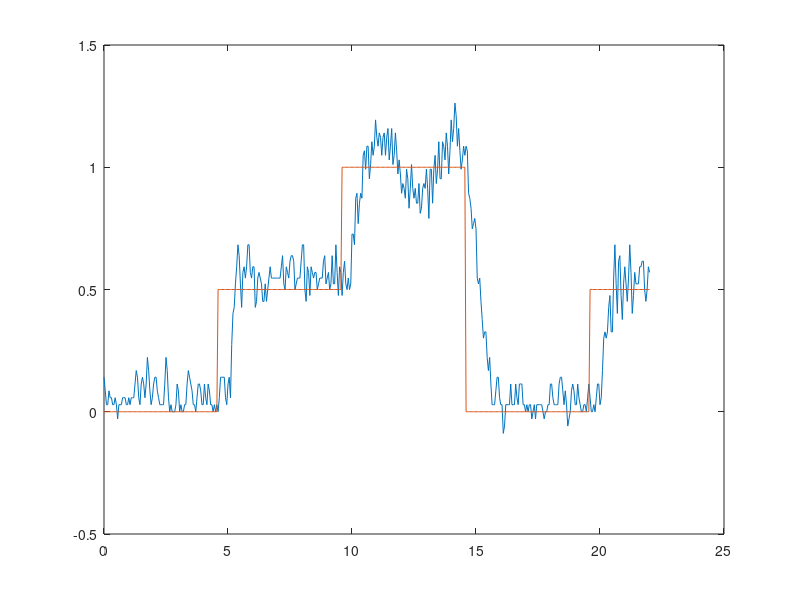

This figure's MATLAB source:
stepSUB=[-0.116965, 0.000000, 0.116965;
-0.088125, 0.000000, 0.088125;
-0.059597, 0.000000, 0.059597;
-0.088125, 0.000000, 0.088125;
-0.088125, 0.000000, 0.088125;
-0.088125, 0.000000, 0.088125;
-0.116965, 0.000000, 0.116965;
-0.116965, 0.000000, 0.116965;
-0.088125, 0.000000, 0.088125;
-0.116965, 0.000000, 0.116965;
-0.116965, 0.000000, 0.116965;
-0.031375, 0.000000, 0.031375;
0.024178, 0.000000, -0.024178;
-0.146114, 0.000000, 0.146114;
-0.116965, 0.000000, 0.116965;
-0.088125, 0.000000, 0.088125;
-0.146114, 0.000000, 0.146114;
-0.175583, 0.000000, 0.175583;
-0.116965, 0.000000, 0.116965;
-0.088125, 0.000000, 0.088125;
-0.116965, 0.000000, 0.116965;
-0.116965, 0.000000, 0.116965;
-0.088125, 0.000000, 0.088125;
-0.088125, 0.000000, 0.088125;
-0.088125, 0.000000, 0.088125;
-0.088125, 0.000000, 0.088125;
-0.088125, 0.000000, 0.088125;
-0.116965, 0.000000, 0.116965;
-0.088125, 0.000000, 0.088125;
-0.088125, 0.000000, 0.088125;
-0.116965, 0.000000, 0.116965;
-0.088125, 0.000000, 0.088125;
-0.116965, 0.000000, 0.116965;
-0.088125, 0.000000, 0.088125;
-0.116965, 0.000000, 0.116965;
-0.088125, 0.000000, 0.088125;
-0.088125, 0.000000, 0.088125;
-0.088125, 0.000000, 0.088125;
-0.003450, 0.000000, 0.003450;
0.024178, 0.000000, -0.024178;
0.024178, 0.000000, -0.024178;
-0.088125, 0.000000, 0.088125;
-0.031375, 0.000000, 0.031375;
-0.059597, 0.000000, 0.059597;
-0.088125, 0.000000, 0.088125;
-0.031375, 0.000000, 0.031375;
-0.031375, 0.000000, 0.031375;
-0.088125, 0.000000, 0.088125;
-0.088125, 0.000000, 0.088125;
-0.031375, 0.000000, 0.031375;
-0.059597, 0.000000, 0.059597;
-0.088125, 0.000000, 0.088125;
-0.088125, 0.000000, 0.088125;
-0.088125, 0.000000, 0.088125;
-0.088125, 0.000000, 0.088125;
-0.088125, 0.000000, 0.088125;
-0.088125, 0.000000, 0.088125;
-0.088125, 0.000000, 0.088125;
-0.088125, 0.000000, 0.088125;
-0.088125, 0.000000, 0.088125;
-0.088125, 0.000000, 0.088125;
-0.088125, 0.000000, 0.088125;
-0.088125, 0.000000, 0.088125;
-0.088125, 0.000000, 0.088125;
-0.088125, 0.000000, 0.088125;
-0.059597, 0.000000, 0.059597;
-0.088125, 0.000000, 0.088125;
-0.088125, 0.000000, 0.088125;
-0.059597, 0.000000, 0.059597;
-0.088125, 0.000000, 0.088125;
-0.088125, 0.000000, 0.088125;
-0.088125, 0.000000, 0.088125;
-0.059597, 0.000000, 0.059597;
-0.088125, 0.000000, 0.088125;
-0.088125, 0.000000, 0.088125;
-0.088125, 0.000000, 0.088125;
-0.088125, 0.000000, 0.088125;
-0.088125, 0.000000, 0.088125;
-0.088125, 0.000000, 0.088125;
-0.146114, 0.000000, 0.146114;
-0.116965, 0.000000, 0.116965;
-0.088125, 0.000000, 0.088125;
-0.088125, 0.000000, 0.088125;
-0.088125, 0.000000, 0.088125;
-0.088125, 0.000000, 0.088125;
-0.088125, 0.000000, 0.088125;
-0.059597, 0.000000, 0.059597;
-0.088125, 0.000000, 0.088125;
-0.088125, 0.000000, 0.088125;
-0.088125, 0.000000, 0.088125;
-0.088125, 0.000000, 0.088125;
-0.088125, 0.000000, 0.088125;
-0.088125, 0.000000, 0.088125;
-0.116965, 0.000000, 0.116965;
-0.088125, 0.000000, 0.088125;
-0.088125, 0.000000, 0.088125;
-0.088125, 0.000000, 0.088125;
-0.088125, 0.000000, 0.088125;
-0.088125, 0.000000, 0.088125;
-0.088125, 1.000000, 1.088125;
-0.116965, 1.000000, 1.116965;
-0.116965, 1.000000, 1.116965;
-0.146114, 1.000000, 1.146114;
-0.116965, 1.000000, 1.116965;
-0.003450, 1.000000, 1.003450;
-0.059597, 1.000000, 1.059597;
0.051515, 1.000000, 0.948485;
0.184011, 1.000000, 0.815989;
0.184011, 1.000000, 0.815989;
0.184011, 1.000000, 0.815989;
0.475939, 1.000000, 0.524061;
0.587846, 1.000000, 0.412154;
0.429651, 1.000000, 0.570349;
0.673648, 1.000000, 0.326352;
0.816422, 1.000000, 0.183578;
0.694607, 1.000000, 0.305393;
0.673648, 1.000000, 0.326352;
0.796576, 1.000000, 0.203424;
0.715376, 1.000000, 0.284624;
0.776551, 1.000000, 0.223449;
0.931866, 1.000000, 0.068134;
0.931866, 1.000000, 0.068134;
0.931866, 1.000000, 0.068134;
1.111435, 1.000000, -0.111435;
1.076732, 1.000000, -0.076732;
1.005538, 1.000000, -0.005538;
1.128574, 1.000000, -0.128574;
1.111435, 1.000000, -0.111435;
0.969022, 1.000000, 0.030978;
1.094155, 1.000000, -0.094155;
1.128574, 1.000000, -0.128574;
1.005538, 1.000000, -0.005538;
0.987357, 1.000000, 0.012643;
1.059158, 1.000000, -0.059158;
0.913049, 1.000000, 0.086951;
0.874910, 1.000000, 0.125090;
0.950526, 1.000000, 0.049474;
0.913049, 1.000000, 0.086951;
0.950526, 1.000000, 0.049474;
1.041439, 1.000000, -0.041439;
0.987357, 1.000000, 0.012643;
1.005538, 1.000000, -0.005538;
1.041439, 1.000000, -0.041439;
0.950526, 1.000000, 0.049474;
0.931866, 1.000000, 0.068134;
1.023565, 1.000000, -0.023565;
0.855585, 1.000000, 0.144415;
0.816422, 1.000000, 0.183578;
0.987357, 1.000000, 0.012643;
0.855585, 1.000000, 0.144415;
0.715376, 1.000000, 0.284624;
0.931866, 1.000000, 0.068134;
0.855585, 1.000000, 0.144415;
0.735952, 1.000000, 0.264048;
0.894062, 1.000000, 0.105938;
0.931866, 1.000000, 0.068134;
0.816422, 1.000000, 0.183578;
0.931866, 1.000000, 0.068134;
0.969022, 1.000000, 0.030978;
0.796576, 1.000000, 0.203424;
0.855585, 1.000000, 0.144415;
0.969022, 1.000000, 0.030978;
0.796576, 1.000000, 0.203424;
0.855585, 1.000000, 0.144415;
1.005538, 1.000000, -0.005538;
0.913049, 1.000000, 0.086951;
0.931866, 1.000000, 0.068134;
1.023565, 1.000000, -0.023565;
0.931866, 1.000000, 0.068134;
0.969022, 1.000000, 0.030978;
1.094155, 1.000000, -0.094155;
1.023565, 1.000000, -0.023565;
0.950526, 1.000000, 0.049474;
1.059158, 1.000000, -0.059158;
1.076732, 1.000000, -0.076732;
0.913049, 1.000000, 0.086951;
1.023565, 1.000000, -0.023565;
1.128574, 1.000000, -0.128574;
0.950526, 1.000000, 0.049474;
0.913049, 1.000000, 0.086951;
0.987357, 1.000000, 0.012643;
0.836090, 1.000000, 0.163910;
0.894062, 1.000000, 0.105938;
0.987357, 1.000000, 0.012643;
0.894062, 1.000000, 0.105938;
0.913049, 1.000000, 0.086951;
0.913049, 1.000000, 0.086951;
0.816422, 1.000000, 0.183578;
0.836090, 1.000000, 0.163910;
0.913049, 1.000000, 0.086951;
0.855585, 1.000000, 0.144415;
0.894062, 1.000000, 0.105938;
0.969022, 1.000000, 0.030978;
0.874910, 1.000000, 0.125090;
0.931866, 1.000000, 0.068134;
0.987357, 1.000000, 0.012643;
0.894062, 1.000000, 0.105938;
0.894062, 1.000000, 0.105938;
0.950526, 1.000000, 0.049474;
0.836090, 1.000000, 0.163910;
0.913049, 1.000000, 0.086951;
0.969022, 1.000000, 0.030978;
0.913049, 1.000000, 0.086951;
0.874910, 1.000000, 0.125090;
0.950526, 1.000000, 0.049474;
0.894062, 1.000000, 0.105938;
0.874910, 1.000000, 0.125090;
0.913049, 1.000000, 0.086951;
0.874910, 1.000000, 0.125090;
0.855585, 1.000000, 0.144415;
0.969022, 1.000000, 0.030978;
0.950526, 1.000000, 0.049474;
0.836090, 1.000000, 0.163910;
0.894062, 1.000000, 0.105938;
0.969022, 1.000000, 0.030978;
0.836090, 1.000000, 0.163910;
0.836090, 1.000000, 0.163910;
0.969022, 1.000000, 0.030978;
0.894062, 1.000000, 0.105938;
0.816422, 1.000000, 0.183578;
0.855585, 1.000000, 0.144415;
0.796576, 1.000000, 0.203424;
0.756343, 1.000000, 0.243657;
0.776551, 1.000000, 0.223449;
0.836090, 1.000000, 0.163910;
0.913049, 1.000000, 0.086951;
0.913049, 1.000000, 0.086951;
0.894062, 1.000000, 0.105938;
0.796576, 1.000000, 0.203424;
0.836090, 1.000000, 0.163910;
0.816422, 1.000000, 0.183578;
0.673648, 1.000000, 0.326352;
0.673648, 1.000000, 0.326352;
0.855585, 1.000000, 0.144415;
0.874910, 1.000000, 0.125090;
0.816422, 1.000000, 0.183578;
0.855585, 1.000000, 0.144415;
0.874910, 1.000000, 0.125090;
0.816422, 1.000000, 0.183578;
0.855585, 1.000000, 0.144415;
0.931866, 1.000000, 0.068134;
0.874910, 1.000000, 0.125090;
0.855585, 1.000000, 0.144415;
0.874910, 1.000000, 0.125090;
0.855585, 1.000000, 0.144415;
0.836090, 1.000000, 0.163910;
0.836090, 1.000000, 0.163910;
0.816422, 1.000000, 0.183578;
0.816422, 1.000000, 0.183578;
0.894062, 1.000000, 0.105938;
0.836090, 1.000000, 0.163910;
0.855585, 1.000000, 0.144415;
0.913049, 1.000000, 0.086951;
0.836090, 1.000000, 0.163910;
0.735952, 1.000000, 0.264048;
0.796576, 1.000000, 0.203424;
0.776551, 1.000000, 0.223449;
0.796576, 1.000000, 0.203424;
0.894062, 1.000000, 0.105938;
0.816422, 1.000000, 0.183578;
0.776551, 1.000000, 0.223449;
0.836090, 1.000000, 0.163910;
0.796576, 1.000000, 0.203424;
0.715376, 1.000000, 0.284624;
0.756343, 1.000000, 0.243657;
0.756343, 1.000000, 0.243657;
0.756343, 1.000000, 0.243657;
0.874910, 1.000000, 0.125090;
0.855585, 1.000000, 0.144415;
0.735952, 1.000000, 0.264048;
0.796576, 1.000000, 0.203424;
0.816422, 1.000000, 0.183578;
0.735952, 1.000000, 0.264048;
0.796576, 1.000000, 0.203424;
0.894062, 1.000000, 0.105938;
0.756343, 1.000000, 0.243657;
0.776551, 1.000000, 0.223449;
0.931866, 1.000000, 0.068134;
0.874910, 1.000000, 0.125090;
0.756343, 1.000000, 0.243657;
0.913049, 1.000000, 0.086951;
0.874910, 1.000000, 0.125090;
0.694607, 1.000000, 0.305393;
0.836090, 1.000000, 0.163910;
0.796576, 1.000000, 0.203424;
0.652497, 1.000000, 0.347503;
0.796576, 1.000000, 0.203424;
0.796576, 1.000000, 0.203424;
0.715376, 1.000000, 0.284624;
0.776551, 1.000000, 0.223449;
0.855585, 1.000000, 0.144415;
0.735952, 1.000000, 0.264048;
0.816422, 1.000000, 0.183578;
0.796576, 1.000000, 0.203424;
0.609598, 1.000000, 0.390402;
0.776551, 1.000000, 0.223449;
0.894062, 1.000000, 0.105938;
0.694607, 1.000000, 0.305393;
0.776551, 1.000000, 0.223449;
0.987357, 1.000000, 0.012643;
0.874910, 1.000000, 0.125090;
0.776551, 1.000000, 0.223449;
0.931866, 1.000000, 0.068134;
0.874910, 1.000000, 0.125090;
0.715376, 1.000000, 0.284624;
0.836090, 1.000000, 0.163910;
0.836090, 1.000000, 0.163910;
0.836090, 1.000000, 0.163910;
0.987357, 1.000000, 0.012643;
0.987357, 1.000000, 0.012643;
0.816422, 1.000000, 0.183578;
0.894062, 1.000000, 0.105938;
0.969022, 1.000000, 0.030978;
0.874910, 1.000000, 0.125090;
0.950526, 1.000000, 0.049474;
1.059158, 1.000000, -0.059158;
0.855585, 1.000000, 0.144415;
0.894062, 1.000000, 0.105938;
1.023565, 1.000000, -0.023565;
0.894062, 1.000000, 0.105938;
0.855585, 1.000000, 0.144415;
1.005538, 1.000000, -0.005538;
0.874910, 1.000000, 0.125090;
0.894062, 1.000000, 0.105938;
1.023565, 1.000000, -0.023565;
1.023565, 1.000000, -0.023565;
1.005538, 1.000000, -0.005538;
1.162423, 1.000000, -0.162423;
1.145567, 1.000000, -0.145567;
0.950526, 1.000000, 0.049474;
1.023565, 1.000000, -0.023565;
1.162423, 1.000000, -0.162423;
1.059158, 1.000000, -0.059158;
0.913049, 1.000000, 0.086951;
1.041439, 1.000000, -0.041439;
1.041439, 1.000000, -0.041439;
0.969022, 1.000000, 0.030978;
0.874910, 1.000000, 0.125090;
0.913049, 1.000000, 0.086951;
0.969022, 1.000000, 0.030978;
0.950526, 1.000000, 0.049474;
0.894062, 1.000000, 0.105938;
0.894062, 1.000000, 0.105938;
0.894062, 1.000000, 0.105938;
0.855585, 1.000000, 0.144415;
0.796576, 1.000000, 0.203424;
0.796576, 1.000000, 0.203424;
0.836090, 1.000000, 0.163910;
0.816422, 1.000000, 0.183578;
0.715376, 1.000000, 0.284624;
0.735952, 1.000000, 0.264048;
0.836090, 1.000000, 0.163910;
0.796576, 1.000000, 0.203424;
0.735952, 1.000000, 0.264048;
0.776551, 1.000000, 0.223449;
0.776551, 1.000000, 0.223449;
0.756343, 1.000000, 0.243657;
0.735952, 1.000000, 0.264048;
0.776551, 1.000000, 0.223449;
0.776551, 1.000000, 0.223449;
0.776551, 1.000000, 0.223449;
0.776551, 1.000000, 0.223449;
0.715376, 1.000000, 0.284624;
0.776551, 1.000000, 0.223449;
0.776551, 1.000000, 0.223449;
0.735952, 1.000000, 0.264048;
0.715376, 1.000000, 0.284624;
0.694607, 1.000000, 0.305393;
0.756343, 1.000000, 0.243657;
0.735952, 1.000000, 0.264048;
0.694607, 1.000000, 0.305393;
0.694607, 1.000000, 0.305393;
0.756343, 1.000000, 0.243657;
0.776551, 1.000000, 0.223449;
0.673648, 1.000000, 0.326352;
0.673648, 1.000000, 0.326352;
0.694607, 1.000000, 0.305393;
0.587846, 1.000000, 0.412154;
0.652497, 1.000000, 0.347503;
0.673648, 1.000000, 0.326352;
0.756343, 1.000000, 0.243657;
0.776551, 1.000000, 0.223449;
0.776551, 1.000000, 0.223449;
0.776551, 1.000000, 0.223449;
0.715376, 1.000000, 0.284624;
0.816422, 1.000000, 0.183578;
0.913049, 1.000000, 0.086951;
0.874910, 1.000000, 0.125090;
0.796576, 1.000000, 0.203424;
0.855585, 1.000000, 0.144415;
0.913049, 1.000000, 0.086951;
0.836090, 1.000000, 0.163910;
0.694607, 1.000000, 0.305393;
0.715376, 1.000000, 0.284624;
0.816422, 1.000000, 0.183578;
0.816422, 1.000000, 0.183578;
0.816422, 1.000000, 0.183578;
0.836090, 1.000000, 0.163910;
0.776551, 1.000000, 0.223449;
0.694607, 1.000000, 0.305393;
0.694607, 1.000000, 0.305393;
0.694607, 1.000000, 0.305393;
0.673648, 1.000000, 0.326352;
0.796576, 1.000000, 0.203424;
0.950526, 1.000000, 0.049474;
0.874910, 1.000000, 0.125090;
0.796576, 1.000000, 0.203424;
0.836090, 1.000000, 0.163910;
0.796576, 1.000000, 0.203424;
0.715376, 1.000000, 0.284624;
0.816422, 1.000000, 0.183578;
0.894062, 1.000000, 0.105938;
0.816422, 1.000000, 0.183578;
0.796576, 1.000000, 0.203424;
0.874910, 1.000000, 0.125090;
0.913049, 1.000000, 0.086951;
0.776551, 1.000000, 0.223449;
0.735952, 1.000000, 0.264048;
0.796576, 1.000000, 0.203424;
0.894062, 1.000000, 0.105938;
0.913049, 1.000000, 0.086951;
0.913049, 1.000000, 0.086951;
0.969022, 1.000000, 0.030978;
0.969022, 1.000000, 0.030978;
0.894062, 1.000000, 0.105938;
0.894062, 1.000000, 0.105938;
0.913049, 1.000000, 0.086951;
0.776551, 1.000000, 0.223449;
0.673648, 1.000000, 0.326352;
0.836090, 1.000000, 0.163910;
0.894062, 1.000000, 0.105938;
0.816422, 1.000000, 0.183578;
0.816422, 1.000000, 0.183578;
0.894062, 1.000000, 0.105938;
0.874910, 1.000000, 0.125090;
0.796576, 1.000000, 0.203424;
0.816422, 1.000000, 0.183578;
0.836090, 1.000000, 0.163910;
0.836090, 1.000000, 0.163910;
0.836090, 1.000000, 0.163910;
0.836090, 1.000000, 0.163910;
0.836090, 1.000000, 0.163910;
0.796576, 1.000000, 0.203424;
0.816422, 1.000000, 0.183578;
0.776551, 1.000000, 0.223449;
0.756343, 1.000000, 0.243657;
0.756343, 1.000000, 0.243657;
0.816422, 1.000000, 0.183578;
0.816422, 1.000000, 0.183578;
0.776551, 1.000000, 0.223449;
0.816422, 1.000000, 0.183578;
0.776551, 1.000000, 0.223449;
0.816422, 1.000000, 0.183578;
0.756343, 1.000000, 0.243657;
0.631147, 1.000000, 0.368853;
0.673648, 1.000000, 0.326352;
0.735952, 1.000000, 0.264048;
0.652497, 1.000000, 0.347503;
0.673648, 1.000000, 0.326352;
0.796576, 1.000000, 0.203424;
0.796576, 1.000000, 0.203424;
0.816422, 1.000000, 0.183578;
0.894062, 1.000000, 0.105938;
0.950526, 1.000000, 0.049474;
0.874910, 1.000000, 0.125090;
0.913049, 1.000000, 0.086951;
0.894062, 1.000000, 0.105938;
0.816422, 1.000000, 0.183578;
0.715376, 1.000000, 0.284624;
0.756343, 1.000000, 0.243657;
0.816422, 1.000000, 0.183578;
0.796576, 1.000000, 0.203424;
0.894062, 1.000000, 0.105938;
0.950526, 1.000000, 0.049474;
0.894062, 1.000000, 0.105938;
0.855585, 1.000000, 0.144415;
0.950526, 1.000000, 0.049474;
0.931866, 1.000000, 0.068134;
0.874910, 1.000000, 0.125090;
0.950526, 1.000000, 0.049474;
0.987357, 1.000000, 0.012643;
0.836090, 1.000000, 0.163910;
0.931866, 1.000000, 0.068134;
1.023565, 1.000000, -0.023565;
0.776551, 1.000000, 0.223449;
0.776551, 1.000000, 0.223449;
0.894062, 1.000000, 0.105938;
0.855585, 1.000000, 0.144415;
0.913049, 1.000000, 0.086951;
1.041439, 1.000000, -0.041439;
1.076732, 1.000000, -0.076732;
1.005538, 1.000000, -0.005538;
1.041439, 1.000000, -0.041439;
1.128574, 1.000000, -0.128574;
1.041439, 1.000000, -0.041439;
0.931866, 1.000000, 0.068134;
0.969022, 1.000000, 0.030978;
0.950526, 1.000000, 0.049474;
0.913049, 1.000000, 0.086951;
1.059158, 1.000000, -0.059158;
1.179138, 1.000000, -0.179138;
1.128574, 1.000000, -0.128574;
1.059158, 1.000000, -0.059158;
1.111435, 1.000000, -0.111435;
1.145567, 1.000000, -0.145567;
0.950526, 1.000000, 0.049474;
0.950526, 1.000000, 0.049474;
1.041439, 1.000000, -0.041439;
0.969022, 1.000000, 0.030978;
0.969022, 1.000000, 0.030978;
1.005538, 1.000000, -0.005538;
1.005538, 1.000000, -0.005538;
1.005538, 1.000000, -0.005538;
1.005538, 1.000000, -0.005538;
1.005538, 1.000000, -0.005538;
0.950526, 1.000000, 0.049474;
0.950526, 1.000000, 0.049474;
0.894062, 1.000000, 0.105938;
0.913049, 1.000000, 0.086951;
0.894062, 1.000000, 0.105938;
0.874910, 1.000000, 0.125090;
0.816422, 1.000000, 0.183578;
0.776551, 1.000000, 0.223449;
0.776551, 1.000000, 0.223449;
0.776551, 1.000000, 0.223449;
0.776551, 1.000000, 0.223449;
0.715376, 1.000000, 0.284624;
0.796576, 1.000000, 0.203424;
0.836090, 1.000000, 0.163910;
0.855585, 1.000000, 0.144415;
0.894062, 1.000000, 0.105938;
0.776551, 1.000000, 0.223449;
0.715376, 1.000000, 0.284624;
0.694607, 1.000000, 0.305393;
0.715376, 1.000000, 0.284624;
0.694607, 1.000000, 0.305393;
0.756343, 1.000000, 0.243657;
0.735952, 1.000000, 0.264048;
0.776551, 1.000000, 0.223449;
0.836090, 1.000000, 0.163910;
0.756343, 1.000000, 0.243657;
0.694607, 1.000000, 0.305393;
0.694607, 1.000000, 0.305393;
0.694607, 1.000000, 0.305393;
0.694607, 1.000000, 0.305393;
0.796576, 1.000000, 0.203424;
0.931866, 1.000000, 0.068134;
1.023565, 1.000000, -0.023565;
0.874910, 1.000000, 0.125090;
0.836090, 1.000000, 0.163910;
0.950526, 1.000000, 0.049474;
0.931866, 1.000000, 0.068134;
0.756343, 1.000000, 0.243657;
0.894062, 1.000000, 0.105938;
1.005538, 1.000000, -0.005538;
0.874910, 1.000000, 0.125090;
0.874910, 1.000000, 0.125090;
0.969022, 1.000000, 0.030978;
0.969022, 1.000000, 0.030978;
1.059158, 1.000000, -0.059158;
1.162423, 1.000000, -0.162423;
1.128574, 1.000000, -0.128574;
0.969022, 1.000000, 0.030978;
0.950526, 1.000000, 0.049474;
0.987357, 1.000000, 0.012643;
0.950526, 1.000000, 0.049474;
0.894062, 1.000000, 0.105938;
0.894062, 1.000000, 0.105938;
0.913049, 1.000000, 0.086951;
0.874910, 1.000000, 0.125090;
0.894062, 1.000000, 0.105938;
0.969022, 1.000000, 0.030978;
1.023565, 1.000000, -0.023565;
1.023565, 1.000000, -0.023565;
0.950526, 1.000000, 0.049474;
0.855585, 1.000000, 0.144415;
0.836090, 1.000000, 0.163910;
0.913049, 1.000000, 0.086951;
0.855585, 1.000000, 0.144415;
0.776551, 1.000000, 0.223449;
0.796576, 1.000000, 0.203424;
0.874910, 1.000000, 0.125090;
0.913049, 1.000000, 0.086951;
0.756343, 1.000000, 0.243657;
0.735952, 1.000000, 0.264048;
0.816422, 1.000000, 0.183578;
0.816422, 1.000000, 0.183578;
0.756343, 1.000000, 0.243657;
0.816422, 1.000000, 0.183578;
0.836090, 1.000000, 0.163910;
0.816422, 1.000000, 0.183578;
0.796576, 1.000000, 0.203424;
0.776551, 1.000000, 0.223449;
0.694607, 1.000000, 0.305393;
0.715376, 1.000000, 0.284624;
0.836090, 1.000000, 0.163910;
0.913049, 1.000000, 0.086951;
0.836090, 1.000000, 0.163910;
0.816422, 1.000000, 0.183578;
0.855585, 1.000000, 0.144415;
0.836090, 1.000000, 0.163910;
0.776551, 1.000000, 0.223449;
0.756343, 1.000000, 0.243657;
0.756343, 1.000000, 0.243657;
0.756343, 1.000000, 0.243657;
0.816422, 1.000000, 0.183578;
0.894062, 1.000000, 0.105938;
0.894062, 1.000000, 0.105938;
0.855585, 1.000000, 0.144415;
0.855585, 1.000000, 0.144415;
0.855585, 1.000000, 0.144415;
0.715376, 1.000000, 0.284624;
0.816422, 1.000000, 0.183578;
0.894062, 1.000000, 0.105938;
0.913049, 1.000000, 0.086951;
0.855585, 1.000000, 0.144415;
0.894062, 1.000000, 0.105938;
0.874910, 1.000000, 0.125090;
0.855585, 1.000000, 0.144415;
0.855585, 1.000000, 0.144415;
0.796576, 1.000000, 0.203424;
0.776551, 1.000000, 0.223449;
0.836090, 1.000000, 0.163910;
0.894062, 1.000000, 0.105938;
0.913049, 1.000000, 0.086951;
0.855585, 1.000000, 0.144415;
0.874910, 1.000000, 0.125090;
0.913049, 1.000000, 0.086951;
0.931866, 1.000000, 0.068134;
0.931866, 1.000000, 0.068134;
0.931866, 1.000000, 0.068134;
0.874910, 1.000000, 0.125090;
0.796576, 1.000000, 0.203424;
0.735952, 1.000000, 0.264048;
0.756343, 1.000000, 0.243657;
0.715376, 1.000000, 0.284624;
0.735952, 1.000000, 0.264048;
0.836090, 1.000000, 0.163910;
0.855585, 1.000000, 0.144415;
0.913049, 1.000000, 0.086951;
0.913049, 1.000000, 0.086951;
0.855585, 1.000000, 0.144415;
0.796576, 1.000000, 0.203424;
0.715376, 1.000000, 0.284624;
0.694607, 1.000000, 0.305393;
0.694607, 1.000000, 0.305393;
0.694607, 1.000000, 0.305393;
0.735952, 1.000000, 0.264048;
0.816422, 1.000000, 0.183578;
0.855585, 1.000000, 0.144415;
0.836090, 1.000000, 0.163910;
0.796576, 1.000000, 0.203424;
0.735952, 1.000000, 0.264048;
0.694607, 1.000000, 0.305393;
0.756343, 1.000000, 0.243657;
0.894062, 1.000000, 0.105938;
0.931866, 1.000000, 0.068134;
0.913049, 1.000000, 0.086951;
0.874910, 1.000000, 0.125090;
0.855585, 1.000000, 0.144415;
0.855585, 1.000000, 0.144415;
0.776551, 1.000000, 0.223449;
0.816422, 1.000000, 0.183578;
0.913049, 1.000000, 0.086951;
0.913049, 1.000000, 0.086951;
0.894062, 1.000000, 0.105938;
0.969022, 1.000000, 0.030978;
1.041439, 1.000000, -0.041439;
1.005538, 1.000000, -0.005538;
0.931866, 1.000000, 0.068134;
0.874910, 1.000000, 0.125090;
0.931866, 1.000000, 0.068134;
1.059158, 1.000000, -0.059158;
0.987357, 1.000000, 0.012643;
0.894062, 1.000000, 0.105938;
0.874910, 1.000000, 0.125090;
0.874910, 1.000000, 0.125090;
0.756343, 1.000000, 0.243657;
0.715376, 1.000000, 0.284624;
0.756343, 1.000000, 0.243657;
0.816422, 1.000000, 0.183578;
0.894062, 1.000000, 0.105938;
0.931866, 1.000000, 0.068134;
0.987357, 1.000000, 0.012643;
0.950526, 1.000000, 0.049474;
0.836090, 1.000000, 0.163910;
0.673648, 1.000000, 0.326352;
0.652497, 1.000000, 0.347503;
0.735952, 1.000000, 0.264048;
0.776551, 1.000000, 0.223449;
0.913049, 1.000000, 0.086951;
1.023565, 1.000000, -0.023565;
0.987357, 1.000000, 0.012643;
0.816422, 1.000000, 0.183578;
0.894062, 1.000000, 0.105938;
0.855585, 1.000000, 0.144415;
0.756343, 1.000000, 0.243657;
0.950526, 1.000000, 0.049474;
0.950526, 1.000000, 0.049474;
0.816422, 1.000000, 0.183578;
1.041439, 1.000000, -0.041439;
1.094155, 1.000000, -0.094155;
0.913049, 1.000000, 0.086951;
1.005538, 1.000000, -0.005538;
1.128574, 1.000000, -0.128574;
1.005538, 1.000000, -0.005538;
1.041439, 1.000000, -0.041439;
1.212163, 1.000000, -0.212163;
1.076732, 1.000000, -0.076732;
1.005538, 1.000000, -0.005538;
1.076732, 1.000000, -0.076732;
0.987357, 1.000000, 0.012643;
0.913049, 1.000000, 0.086951;
1.076732, 1.000000, -0.076732;
1.023565, 1.000000, -0.023565;
0.950526, 1.000000, 0.049474;
1.128574, 1.000000, -0.128574;
1.212163, 1.000000, -0.212163;
0.913049, 1.000000, 0.086951;
0.931866, 1.000000, 0.068134;
1.094155, 1.000000, -0.094155;
0.950526, 1.000000, 0.049474;
1.111435, 1.000000, -0.111435;
1.292418, 1.000000, -0.292418;
1.094155, 1.000000, -0.094155;
0.894062, 1.000000, 0.105938;
1.041439, 1.000000, -0.041439;
1.076732, 1.000000, -0.076732;
0.874910, 1.000000, 0.125090;
0.969022, 1.000000, 0.030978;
1.041439, 1.000000, -0.041439;
1.005538, 1.000000, -0.005538;
1.162423, 1.000000, -0.162423;
1.212163, 1.000000, -0.212163;
1.111435, 1.000000, -0.111435;
0.969022, 1.000000, 0.030978;
1.005538, 1.000000, -0.005538;
1.059158, 1.000000, -0.059158;
1.041439, 1.000000, -0.041439;
1.023565, 1.000000, -0.023565;
1.094155, 1.000000, -0.094155;
1.179138, 1.000000, -0.179138;
1.145567, 1.000000, -0.145567;
1.005538, 1.000000, -0.005538;
0.874910, 1.000000, 0.125090;
0.836090, 1.000000, 0.163910;
0.816422, 1.000000, 0.183578;
0.816422, 1.000000, 0.183578;
0.894062, 1.000000, 0.105938;
0.987357, 1.000000, 0.012643;
1.005538, 1.000000, -0.005538;
0.913049, 1.000000, 0.086951;
0.796576, 1.000000, 0.203424;
0.735952, 1.000000, 0.264048;
0.652497, 1.000000, 0.347503;
0.652497, 1.000000, 0.347503;
0.735952, 1.000000, 0.264048;
0.796576, 1.000000, 0.203424;
0.874910, 1.000000, 0.125090;
0.913049, 1.000000, 0.086951;
0.836090, 1.000000, 0.163910;
0.735952, 1.000000, 0.264048;
0.694607, 1.000000, 0.305393;
0.673648, 1.000000, 0.326352;
0.715376, 1.000000, 0.284624;
0.855585, 1.000000, 0.144415;
0.969022, 1.000000, 0.030978;
1.005538, 1.000000, -0.005538;
0.931866, 1.000000, 0.068134;
0.855585, 1.000000, 0.144415;
0.913049, 1.000000, 0.086951;
0.855585, 1.000000, 0.144415;
0.735952, 1.000000, 0.264048;
0.874910, 1.000000, 0.125090;
1.041439, 1.000000, -0.041439;
1.145567, 1.000000, -0.145567;
1.212163, 1.000000, -0.212163;
1.145567, 1.000000, -0.145567;
1.145567, 1.000000, -0.145567;
1.094155, 1.000000, -0.094155;
0.987357, 1.000000, 0.012643;
1.094155, 1.000000, -0.094155;
1.179138, 1.000000, -0.179138;
1.162423, 1.000000, -0.162423;
1.145567, 1.000000, -0.145567;
1.308090, 1.000000, -0.308090;
1.339057, 1.000000, -0.339057;
1.162423, 1.000000, -0.162423;
1.111435, 1.000000, -0.111435;
1.128574, 1.000000, -0.128574;
1.145567, 1.000000, -0.145567;
1.195718, 1.000000, -0.195718;
1.339057, 1.000000, -0.339057;
1.369540, 1.000000, -0.369540;
1.308090, 1.000000, -0.308090;
1.228476, 1.000000, -0.228476;
1.212163, 1.000000, -0.212163;
1.145567, 1.000000, -0.145567;
0.987357, 1.000000, 0.012643;
1.128574, 1.000000, -0.128574;
1.260705, 1.000000, -0.260705;
1.244655, 1.000000, -0.244655;
1.111435, 1.000000, -0.111435;
1.111435, 1.000000, -0.111435;
1.145567, 1.000000, -0.145567;
1.094155, 1.000000, -0.094155;
1.005538, 1.000000, -0.005538;
1.094155, 1.000000, -0.094155;
1.179138, 1.000000, -0.179138;
1.195718, 1.000000, -0.195718;
1.059158, 1.000000, -0.059158;
1.059158, 1.000000, -0.059158;
1.128574, 1.000000, -0.128574;
1.094155, 1.000000, -0.094155;
0.987357, 1.000000, 0.012643;
1.041439, 1.000000, -0.041439;
1.228476, 1.000000, -0.228476;
1.145567, 1.000000, -0.145567;
0.950526, 1.000000, 0.049474;
1.023565, 1.000000, -0.023565;
1.094155, 1.000000, -0.094155;
0.913049, 1.000000, 0.086951;
0.855585, 1.000000, 0.144415;
1.023565, 1.000000, -0.023565;
1.128574, 1.000000, -0.128574;
0.987357, 1.000000, 0.012643;
0.874910, 1.000000, 0.125090;
0.969022, 1.000000, 0.030978;
0.969022, 1.000000, 0.030978;
0.874910, 1.000000, 0.125090;
0.796576, 1.000000, 0.203424;
0.796576, 1.000000, 0.203424;
0.874910, 1.000000, 0.125090;
0.931866, 1.000000, 0.068134;
0.855585, 1.000000, 0.144415;
0.776551, 1.000000, 0.223449;
0.816422, 1.000000, 0.183578;
0.776551, 1.000000, 0.223449;
0.694607, 1.000000, 0.305393;
0.735952, 1.000000, 0.264048;
0.816422, 1.000000, 0.183578;
0.855585, 1.000000, 0.144415;
0.913049, 1.000000, 0.086951;
0.874910, 1.000000, 0.125090;
0.855585, 1.000000, 0.144415;
0.987357, 1.000000, 0.012643;
1.005538, 1.000000, -0.005538;
0.950526, 1.000000, 0.049474;
1.111435, 1.000000, -0.111435;
1.179138, 1.000000, -0.179138;
1.094155, 1.000000, -0.094155;
1.162423, 1.000000, -0.162423;
1.128574, 1.000000, -0.128574;
0.931866, 1.000000, 0.068134;
0.874910, 1.000000, 0.125090;
0.894062, 1.000000, 0.105938;
0.969022, 1.000000, 0.030978;
0.969022, 1.000000, 0.030978;
1.041439, 1.000000, -0.041439;
1.244655, 1.000000, -0.244655;
1.244655, 1.000000, -0.244655;
1.128574, 1.000000, -0.128574;
1.023565, 1.000000, -0.023565;
1.041439, 1.000000, -0.041439;
1.059158, 1.000000, -0.059158;
1.005538, 1.000000, -0.005538;
0.987357, 1.000000, 0.012643;
0.987357, 1.000000, 0.012643;
1.041439, 1.000000, -0.041439;
1.111435, 1.000000, -0.111435;
1.041439, 1.000000, -0.041439;
];

stairSUB=[
0.024178, 0.000000, -0.024178;
-0.031375, 0.000000, 0.031375;
-0.088125, 0.000000, 0.088125;
-0.088125, 0.000000, 0.088125;
-0.031375, 0.000000, 0.031375;
-0.059597, 0.000000, 0.059597;
-0.059597, 0.000000, 0.059597;
-0.088125, 0.000000, 0.088125;
-0.088125, 0.000000, 0.088125;
-0.059597, 0.000000, 0.059597;
-0.088125, 0.000000, 0.088125;
-0.146114, 0.000000, 0.146114;
-0.088125, 0.000000, 0.088125;
-0.088125, 0.000000, 0.088125;
-0.088125, 0.000000, 0.088125;
-0.059597, 0.000000, 0.059597;
-0.059597, 0.000000, 0.059597;
-0.059597, 0.000000, 0.059597;
-0.088125, 0.000000, 0.088125;
-0.088125, 0.000000, 0.088125;
-0.059597, 0.000000, 0.059597;
-0.088125, 0.000000, 0.088125;
-0.059597, 0.000000, 0.059597;
-0.059597, 0.000000, 0.059597;
-0.059597, 0.000000, 0.059597;
-0.003450, 0.000000, 0.003450;
0.051515, 0.000000, -0.051515;
0.024178, 0.000000, -0.024178;
-0.059597, 0.000000, 0.059597;
-0.088125, 0.000000, 0.088125;
-0.003450, 0.000000, 0.003450;
0.024178, 0.000000, -0.024178;
-0.003450, 0.000000, 0.003450;
-0.059597, 0.000000, 0.059597;
-0.003450, 0.000000, 0.003450;
0.105339, 0.000000, -0.105339;
0.051515, 0.000000, -0.051515;
-0.031375, 0.000000, 0.031375;
-0.088125, 0.000000, 0.088125;
-0.059597, 0.000000, 0.059597;
-0.003450, 0.000000, 0.003450;
0.024178, 0.000000, -0.024178;
0.024178, 0.000000, -0.024178;
-0.031375, 0.000000, 0.031375;
-0.059597, 0.000000, 0.059597;
-0.088125, 0.000000, 0.088125;
-0.088125, 0.000000, 0.088125;
-0.088125, 0.000000, 0.088125;
-0.088125, 0.000000, 0.088125;
-0.003450, 0.000000, 0.003450;
0.105339, 0.000000, -0.105339;
0.051515, 0.000000, -0.051515;
-0.059597, 0.000000, 0.059597;
-0.116965, 0.000000, 0.116965;
-0.088125, 0.000000, 0.088125;
-0.116965, 0.000000, 0.116965;
-0.116965, 0.000000, 0.116965;
-0.116965, 0.000000, 0.116965;
-0.088125, 0.000000, 0.088125;
-0.003450, 0.000000, 0.003450;
-0.031375, 0.000000, 0.031375;
-0.116965, 0.000000, 0.116965;
-0.088125, 0.000000, 0.088125;
-0.116965, 0.000000, 0.116965;
-0.116965, 0.000000, 0.116965;
-0.088125, 0.000000, 0.088125;
-0.088125, 0.000000, 0.088125;
-0.003450, 0.000000, 0.003450;
0.051515, 0.000000, -0.051515;
0.024178, 0.000000, -0.024178;
-0.003450, 0.000000, 0.003450;
-0.031375, 0.000000, 0.031375;
-0.088125, 0.000000, 0.088125;
-0.088125, 0.000000, 0.088125;
-0.116965, 0.000000, 0.116965;
-0.059597, 0.000000, 0.059597;
-0.003450, 0.000000, 0.003450;
-0.003450, 0.000000, 0.003450;
-0.031375, 0.000000, 0.031375;
-0.088125, 0.000000, 0.088125;
-0.088125, 0.000000, 0.088125;
-0.003450, 0.000000, 0.003450;
-0.059597, 0.000000, 0.059597;
-0.088125, 0.000000, 0.088125;
-0.003450, 0.000000, 0.003450;
-0.031375, 0.000000, 0.031375;
-0.088125, 0.000000, 0.088125;
-0.088125, 0.000000, 0.088125;
-0.116965, 0.000000, 0.116965;
-0.088125, 0.000000, 0.088125;
-0.116965, 0.000000, 0.116965;
-0.088125, 0.000000, 0.088125;
-0.116965, 0.500000, 0.616965;
-0.059597, 0.500000, 0.559597;
0.024178, 0.500000, 0.475822;
0.024178, 0.500000, 0.475822;
0.024178, 0.500000, 0.475822;
0.024178, 0.500000, 0.475822;
-0.059597, 0.500000, 0.559597;
-0.088125, 0.500000, 0.588125;
-0.003450, 0.500000, 0.503450;
0.024178, 0.500000, 0.475822;
-0.059597, 0.500000, 0.559597;
0.158056, 0.500000, 0.341944;
0.285224, 0.500000, 0.214776;
0.309895, 0.500000, 0.190105;
0.406168, 0.500000, 0.093832;
0.475939, 0.500000, 0.024061;
0.565887, 0.500000, -0.065887;
0.521344, 0.500000, -0.021344;
0.406168, 0.500000, 0.093832;
0.309895, 0.500000, 0.190105;
0.452908, 0.500000, 0.047092;
0.475939, 0.500000, 0.024061;
0.429651, 0.500000, 0.070349;
0.475939, 0.500000, 0.024061;
0.565887, 0.500000, -0.065887;
0.565887, 0.500000, -0.065887;
0.452908, 0.500000, 0.047092;
0.429651, 0.500000, 0.070349;
0.475939, 0.500000, 0.024061;
0.475939, 0.500000, 0.024061;
0.309895, 0.500000, 0.190105;
0.334322, 0.500000, 0.165678;
0.429651, 0.500000, 0.070349;
0.452908, 0.500000, 0.047092;
0.429651, 0.500000, 0.070349;
0.406168, 0.500000, 0.093832;
0.334322, 0.500000, 0.165678;
0.334322, 0.500000, 0.165678;
0.406168, 0.500000, 0.093832;
0.334322, 0.500000, 0.165678;
0.382454, 0.500000, 0.117546;
0.429651, 0.500000, 0.070349;
0.475939, 0.500000, 0.024061;
0.429651, 0.500000, 0.070349;
0.429651, 0.500000, 0.070349;
0.429651, 0.500000, 0.070349;
0.429651, 0.500000, 0.070349;
0.429651, 0.500000, 0.070349;
0.429651, 0.500000, 0.070349;
0.429651, 0.500000, 0.070349;
0.429651, 0.500000, 0.070349;
0.475939, 0.500000, 0.024061;
0.521344, 0.500000, -0.021344;
0.406168, 0.500000, 0.093832;
0.382454, 0.500000, 0.117546;
0.475939, 0.500000, 0.024061;
0.452908, 0.500000, 0.047092;
0.429651, 0.500000, 0.070349;
0.498749, 0.500000, 0.001251;
0.521344, 0.500000, -0.021344;
0.521344, 0.500000, -0.021344;
0.498749, 0.500000, 0.001251;
0.382454, 0.500000, 0.117546;
0.406168, 0.500000, 0.093832;
0.429651, 0.500000, 0.070349;
0.429651, 0.500000, 0.070349;
0.429651, 0.500000, 0.070349;
0.498749, 0.500000, 0.001251;
0.565887, 0.500000, -0.065887;
0.565887, 0.500000, -0.065887;
0.382454, 0.500000, 0.117546;
0.334322, 0.500000, 0.165678;
0.475939, 0.500000, 0.024061;
0.452908, 0.500000, 0.047092;
0.358506, 0.500000, 0.141494;
0.475939, 0.500000, 0.024061;
0.452908, 0.500000, 0.047092;
0.429651, 0.500000, 0.070349;
0.452908, 0.500000, 0.047092;
0.452908, 0.500000, 0.047092;
0.382454, 0.500000, 0.117546;
0.406168, 0.500000, 0.093832;
0.429651, 0.500000, 0.070349;
0.429651, 0.500000, 0.070349;
0.429651, 0.500000, 0.070349;
0.498749, 0.500000, 0.001251;
0.521344, 0.500000, -0.021344;
0.406168, 0.500000, 0.093832;
0.429651, 0.500000, 0.070349;
0.452908, 0.500000, 0.047092;
0.382454, 0.500000, 0.117546;
0.406168, 0.500000, 0.093832;
0.521344, 0.500000, -0.021344;
0.406168, 0.500000, 0.093832;
0.406168, 0.500000, 0.093832;
0.565887, 0.500000, -0.065887;
0.452908, 0.500000, 0.047092;
0.358506, 0.500000, 0.141494;
0.475939, 0.500000, 0.024061;
0.452908, 0.500000, 0.047092;
0.358506, 1.000000, 0.641494;
0.452908, 1.000000, 0.547092;
0.498749, 1.000000, 0.501251;
0.406168, 1.000000, 0.593832;
0.382454, 1.000000, 0.617546;
0.429651, 1.000000, 0.570349;
0.382454, 1.000000, 0.617546;
0.406168, 1.000000, 0.593832;
0.609598, 1.000000, 0.390402;
0.609598, 1.000000, 0.390402;
0.565887, 1.000000, 0.434113;
0.756343, 1.000000, 0.243657;
0.776551, 1.000000, 0.223449;
0.652497, 1.000000, 0.347503;
0.735952, 1.000000, 0.264048;
0.776551, 1.000000, 0.223449;
0.756343, 1.000000, 0.243657;
0.931866, 1.000000, 0.068134;
0.950526, 1.000000, 0.049474;
0.874910, 1.000000, 0.125090;
0.969022, 1.000000, 0.030978;
0.969022, 1.000000, 0.030978;
0.836090, 1.000000, 0.163910;
0.894062, 1.000000, 0.105938;
0.987357, 1.000000, 0.012643;
0.931866, 1.000000, 0.068134;
0.969022, 1.000000, 0.030978;
1.076732, 1.000000, -0.076732;
1.005538, 1.000000, -0.005538;
0.969022, 1.000000, 0.030978;
1.023565, 1.000000, -0.023565;
1.005538, 1.000000, -0.005538;
0.931866, 1.000000, 0.068134;
1.005538, 1.000000, -0.005538;
1.023565, 1.000000, -0.023565;
0.931866, 1.000000, 0.068134;
1.005538, 1.000000, -0.005538;
1.041439, 1.000000, -0.041439;
0.913049, 1.000000, 0.086951;
0.969022, 1.000000, 0.030978;
1.041439, 1.000000, -0.041439;
0.894062, 1.000000, 0.105938;
0.931866, 1.000000, 0.068134;
1.023565, 1.000000, -0.023565;
0.950526, 1.000000, 0.049474;
0.855585, 1.000000, 0.144415;
0.913049, 1.000000, 0.086951;
0.855585, 1.000000, 0.144415;
0.776551, 1.000000, 0.223449;
0.816422, 1.000000, 0.183578;
0.796576, 1.000000, 0.203424;
0.756343, 1.000000, 0.243657;
0.874910, 1.000000, 0.125090;
0.836090, 1.000000, 0.163910;
0.715376, 1.000000, 0.284624;
0.796576, 1.000000, 0.203424;
0.894062, 1.000000, 0.105938;
0.796576, 1.000000, 0.203424;
0.756343, 1.000000, 0.243657;
0.796576, 1.000000, 0.203424;
0.735952, 1.000000, 0.264048;
0.735952, 1.000000, 0.264048;
0.816422, 1.000000, 0.183578;
0.694607, 1.000000, 0.305393;
0.715376, 1.000000, 0.284624;
0.796576, 1.000000, 0.203424;
0.816422, 1.000000, 0.183578;
0.796576, 1.000000, 0.203424;
0.874910, 1.000000, 0.125090;
0.796576, 1.000000, 0.203424;
0.673648, 1.000000, 0.326352;
0.874910, 1.000000, 0.125090;
0.874910, 1.000000, 0.125090;
0.735952, 1.000000, 0.264048;
0.874910, 1.000000, 0.125090;
0.931866, 1.000000, 0.068134;
0.816422, 1.000000, 0.183578;
0.874910, 1.000000, 0.125090;
0.987357, 1.000000, 0.012643;
0.836090, 1.000000, 0.163910;
0.836090, 1.000000, 0.163910;
0.987357, 1.000000, 0.012643;
0.969022, 1.000000, 0.030978;
0.913049, 1.000000, 0.086951;
1.023565, 1.000000, -0.023565;
0.969022, 1.000000, 0.030978;
0.855585, 1.000000, 0.144415;
0.950526, 1.000000, 0.049474;
1.076732, 1.000000, -0.076732;
0.987357, 1.000000, 0.012643;
1.041439, 1.000000, -0.041439;
1.145567, 1.000000, -0.145567;
1.094155, 1.000000, -0.094155;
0.969022, 1.000000, 0.030978;
1.041439, 1.000000, -0.041439;
0.950526, 1.000000, 0.049474;
0.874910, 1.000000, 0.125090;
0.913049, 1.000000, 0.086951;
0.969022, 1.000000, 0.030978;
0.931866, 1.000000, 0.068134;
0.969022, 0.000000, -0.969022;
0.950526, 0.000000, -0.950526;
0.776551, 0.000000, -0.776551;
0.756343, 0.000000, -0.756343;
0.715376, 0.000000, -0.715376;
0.631147, 0.000000, -0.631147;
0.652497, 0.000000, -0.652497;
0.673648, 0.000000, -0.673648;
0.631147, 0.000000, -0.631147;
0.429651, 0.000000, -0.429651;
0.406168, 0.000000, -0.406168;
0.429651, 0.000000, -0.429651;
0.334322, 0.000000, -0.334322;
0.260302, 0.000000, -0.260302;
0.184011, 0.000000, -0.184011;
0.209697, 0.000000, -0.209697;
0.209697, 0.000000, -0.209697;
0.105339, 0.000000, -0.105339;
0.051515, 0.000000, -0.051515;
0.105339, 0.000000, -0.105339;
-0.003450, 0.000000, 0.003450;
-0.088125, 0.000000, 0.088125;
-0.088125, 0.000000, 0.088125;
-0.088125, 0.000000, 0.088125;
-0.031375, 0.000000, 0.031375;
0.024178, 0.000000, -0.024178;
0.024178, 0.000000, -0.024178;
-0.059597, 0.000000, 0.059597;
-0.088125, 0.000000, 0.088125;
-0.088125, 0.000000, 0.088125;
-0.205380, 0.000000, 0.205380;
-0.175583, 0.000000, 0.175583;
-0.088125, 0.000000, 0.088125;
-0.088125, 0.000000, 0.088125;
-0.088125, 0.000000, 0.088125;
-0.088125, 0.000000, 0.088125;
-0.003450, 0.000000, 0.003450;
-0.088125, 0.000000, 0.088125;
-0.088125, 0.000000, 0.088125;
-0.088125, 0.000000, 0.088125;
-0.003450, 0.000000, 0.003450;
-0.059597, 0.000000, 0.059597;
-0.088125, 0.000000, 0.088125;
-0.003450, 0.000000, 0.003450;
-0.003450, 0.000000, 0.003450;
-0.003450, 0.000000, 0.003450;
-0.088125, 0.000000, 0.088125;
-0.088125, 0.000000, 0.088125;
-0.116965, 0.000000, 0.116965;
-0.088125, 0.000000, 0.088125;
-0.116965, 0.000000, 0.116965;
-0.088125, 0.000000, 0.088125;
-0.088125, 0.000000, 0.088125;
-0.146114, 0.000000, 0.146114;
-0.116965, 0.000000, 0.116965;
-0.088125, 0.000000, 0.088125;
-0.146114, 0.000000, 0.146114;
-0.088125, 0.000000, 0.088125;
-0.088125, 0.000000, 0.088125;
-0.088125, 0.000000, 0.088125;
-0.088125, 0.000000, 0.088125;
-0.088125, 0.000000, 0.088125;
-0.116965, 0.000000, 0.116965;
-0.146114, 0.000000, 0.146114;
-0.116965, 0.000000, 0.116965;
-0.116965, 0.000000, 0.116965;
-0.088125, 0.000000, 0.088125;
-0.088125, 0.000000, 0.088125;
-0.003450, 0.000000, 0.003450;
-0.003450, 0.000000, 0.003450;
-0.059597, 0.000000, 0.059597;
-0.088125, 0.000000, 0.088125;
-0.088125, 0.000000, 0.088125;
-0.088125, 0.000000, 0.088125;
-0.088125, 0.000000, 0.088125;
-0.003450, 0.000000, 0.003450;
0.024178, 0.000000, -0.024178;
0.024178, 0.000000, -0.024178;
-0.031375, 0.000000, 0.031375;
-0.088125, 0.000000, 0.088125;
-0.031375, 0.000000, 0.031375;
-0.088125, 0.000000, 0.088125;
-0.175583, 0.000000, 0.175583;
-0.146114, 0.000000, 0.146114;
-0.116965, 0.000000, 0.116965;
-0.031375, 0.000000, 0.031375;
-0.003450, 0.000000, 0.003450;
-0.031375, 0.000000, 0.031375;
-0.088125, 0.000000, 0.088125;
-0.088125, 0.000000, 0.088125;
-0.003450, 0.000000, 0.003450;
-0.059597, 0.000000, 0.059597;
-0.088125, 0.000000, 0.088125;
-0.116965, 0.000000, 0.116965;
-0.116965, 0.000000, 0.116965;
-0.088125, 0.000000, 0.088125;
-0.088125, 0.000000, 0.088125;
-0.116965, 0.000000, 0.116965;
-0.059597, 0.000000, 0.059597;
-0.003450, 0.000000, 0.003450;
-0.059597, 0.500000, 0.559597;
-0.116965, 0.500000, 0.616965;
-0.116965, 0.500000, 0.616965;
-0.088125, 0.500000, 0.588125;
-0.116965, 0.500000, 0.616965;
-0.059597, 0.500000, 0.559597;
-0.003450, 0.500000, 0.503450;
-0.003450, 0.500000, 0.503450;
-0.088125, 0.500000, 0.588125;
-0.059597, 0.500000, 0.559597;
0.051515, 0.500000, 0.448485;
0.184011, 0.500000, 0.315989;
0.209697, 0.500000, 0.290303;
0.184011, 0.500000, 0.315989;
0.209697, 0.500000, 0.290303;
0.309895, 0.500000, 0.190105;
0.358506, 0.500000, 0.141494;
0.209697, 0.500000, 0.290303;
0.209697, 0.500000, 0.290303;
0.429651, 0.500000, 0.070349;
0.565887, 0.500000, -0.065887;
0.406168, 0.500000, 0.093832;
0.285224, 0.500000, 0.214776;
0.498749, 0.500000, 0.001251;
0.521344, 0.500000, -0.021344;
0.358506, 0.500000, 0.141494;
0.260302, 0.500000, 0.239698;
0.406168, 0.500000, 0.093832;
0.475939, 0.500000, 0.024061;
0.406168, 0.500000, 0.093832;
0.334322, 0.500000, 0.165678;
0.429651, 0.500000, 0.070349;
0.565887, 0.500000, -0.065887;
0.452908, 0.500000, 0.047092;
0.285224, 0.500000, 0.214776;
0.358506, 0.500000, 0.141494;
0.452908, 0.500000, 0.047092;
0.406168, 0.500000, 0.093832;
0.406168, 0.500000, 0.093832;
0.406168, 0.500000, 0.093832;
0.475939, 0.500000, 0.024061;
0.475939, 0.500000, 0.024061;
0.498749, 0.500000, 0.001251;
0.498749, 0.500000, 0.001251;
0.382454, 0.500000, 0.117546;
0.334322, 0.500000, 0.165678;
0.382454, 0.500000, 0.117546;
0.475939, 0.500000, 0.024061;
0.452908, 0.500000, 0.047092;
0.475939, 0.500000, 0.024061;
0.498749, 0.500000, 0.001251;
0.429651, 0.500000, 0.070349;
0.429651, 0.500000, 0.070349;
0.498749, 0.500000, 0.001251;
0.475939, 0.500000, 0.024061;
0.429651, 0.500000, 0.070349;
0.406168, 0.500000, 0.093832;
0.475939, 0.500000, 0.024061;
0.475939, 0.500000, 0.024061;
0.429651, 0.500000, 0.070349;
0.429651, 0.500000, 0.070349;
0.406168, 0.500000, 0.093832;
0.429651, 0.500000, 0.070349;
0.475939, 0.500000, 0.024061;
0.498749, 0.500000, 0.001251;
0.406168, 0.500000, 0.093832;
0.406168, 0.500000, 0.093832;
0.475939, 0.500000, 0.024061;
0.429651, 0.500000, 0.070349;
0.358506, 0.500000, 0.141494;
0.334322, 0.500000, 0.165678;
0.406168, 0.500000, 0.093832;
0.406168, 0.500000, 0.093832;
0.429651, 0.500000, 0.070349;
0.429651, 0.500000, 0.070349;
0.429651, 0.500000, 0.070349;
0.429651, 0.500000, 0.070349;
0.429651, 0.500000, 0.070349;
0.429651, 0.500000, 0.070349;
0.406168, 0.500000, 0.093832;
0.406168, 0.500000, 0.093832;
0.475939, 0.500000, 0.024061;
0.587846, 0.500000, -0.087846;
0.498749, 0.500000, 0.001251;
0.382454, 0.500000, 0.117546;
0.358506, 0.500000, 0.141494;
0.406168, 0.500000, 0.093832;
0.382454, 0.500000, 0.117546;
0.358506, 0.500000, 0.141494;
0.429651, 0.500000, 0.070349;
0.498749, 0.500000, 0.001251;
0.475939, 0.500000, 0.024061;
0.452908, 0.500000, 0.047092;
0.406168, 0.500000, 0.093832;
0.334322, 0.500000, 0.165678;
0.406168, 0.500000, 0.093832;
0.429651, 0.500000, 0.070349;
0.521344, 0.500000, -0.021344;
0.609598, 0.500000, -0.109598;
0.475939, 0.500000, 0.024061;
0.285224, 1.000000, 0.714776;
0.382454, 1.000000, 0.617546;
0.406168, 1.000000, 0.593832;
0.358506, 1.000000, 0.641494;
0.382454, 1.000000, 0.617546;
0.475939, 1.000000, 0.524061;
0.521344, 1.000000, 0.478656;
0.587846, 1.000000, 0.412154;
0.587846, 1.000000, 0.412154;
0.609598, 1.000000, 0.390402;
0.543721, 1.000000, 0.456279;
0.715376, 1.000000, 0.284624;
0.855585, 1.000000, 0.144415;
0.855585, 1.000000, 0.144415;
0.836090, 1.000000, 0.163910;
0.874910, 1.000000, 0.125090;
0.969022, 1.000000, 0.030978;
1.005538, 1.000000, -0.005538;
0.816422, 1.000000, 0.183578;
0.987357, 1.000000, 0.012643;
1.244655, 1.000000, -0.244655;
1.162423, 1.000000, -0.162423;
0.987357, 1.000000, 0.012643;
1.128574, 1.000000, -0.128574;
1.195718, 1.000000, -0.195718;
0.950526, 1.000000, 0.049474;
0.931866, 1.000000, 0.068134;
1.041439, 1.000000, -0.041439;
1.005538, 1.000000, -0.005538;
1.023565, 1.000000, -0.023565;
1.128574, 1.000000, -0.128574;
1.145567, 1.000000, -0.145567;
1.292418, 1.000000, -0.292418;
1.414382, 1.000000, -0.414382;
1.292418, 1.000000, -0.292418;
1.111435, 1.000000, -0.111435;
1.059158, 1.000000, -0.059158;
1.076732, 1.000000, -0.076732;
1.111435, 1.000000, -0.111435;
1.111435, 1.000000, -0.111435;
1.111435, 1.000000, -0.111435;
1.179138, 1.000000, -0.179138;
1.179138, 1.000000, -0.179138;
1.059158, 1.000000, -0.059158;
1.005538, 1.000000, -0.005538;
0.987357, 1.000000, 0.012643;
1.111435, 1.000000, -0.111435;
1.244655, 1.000000, -0.244655;
1.145567, 1.000000, -0.145567;
1.023565, 1.000000, -0.023565;
1.059158, 1.000000, -0.059158;
1.041439, 1.000000, -0.041439;
0.796576, 1.000000, 0.203424;
0.796576, 1.000000, 0.203424;
1.005538, 1.000000, -0.005538;
0.931866, 1.000000, 0.068134;
0.735952, 1.000000, 0.264048;
0.950526, 1.000000, 0.049474;
0.969022, 1.000000, 0.030978;
0.816422, 1.000000, 0.183578;
0.894062, 1.000000, 0.105938;
1.005538, 1.000000, -0.005538;
0.913049, 1.000000, 0.086951;
0.969022, 1.000000, 0.030978;
1.059158, 1.000000, -0.059158;
0.987357, 1.000000, 0.012643;
0.969022, 1.000000, 0.030978;
1.076732, 1.000000, -0.076732;
0.987357, 1.000000, 0.012643;
0.913049, 1.000000, 0.086951;
1.005538, 1.000000, -0.005538;
0.950526, 1.000000, 0.049474;
0.894062, 1.000000, 0.105938;
1.005538, 1.000000, -0.005538;
0.987357, 1.000000, 0.012643;
0.913049, 1.000000, 0.086951;
1.041439, 1.000000, -0.041439;
1.059158, 1.000000, -0.059158;
0.855585, 1.000000, 0.144415;
0.816422, 1.000000, 0.183578;
0.931866, 1.000000, 0.068134;
0.969022, 1.000000, 0.030978;
0.796576, 1.000000, 0.203424;
0.756343, 1.000000, 0.243657;
0.816422, 1.000000, 0.183578;
0.874910, 1.000000, 0.125090;
0.836090, 1.000000, 0.163910;
0.836090, 1.000000, 0.163910;
0.894062, 1.000000, 0.105938;
0.931866, 1.000000, 0.068134;
0.969022, 1.000000, 0.030978;
0.855585, 1.000000, 0.144415;
0.796576, 1.000000, 0.203424;
1.005538, 1.000000, -0.005538;
1.059158, 1.000000, -0.059158;
1.005538, 1.000000, -0.005538;
1.005538, 1.000000, -0.005538;
1.041439, 1.000000, -0.041439;
1.005538, 1.000000, -0.005538;
1.041439, 1.000000, -0.041439;
1.111435, 0.000000, -1.111435;
1.128574, 0.000000, -1.128574;
1.128574, 0.000000, -1.128574;
1.094155, 0.000000, -1.094155;
0.969022, 0.000000, -0.969022;
0.987357, 0.000000, -0.987357;
0.969022, 0.000000, -0.969022;
0.796576, 0.000000, -0.796576;
0.796576, 0.000000, -0.796576;
0.836090, 0.000000, -0.836090;
0.587846, 0.000000, -0.587846;
0.309895, 0.000000, -0.309895;
0.358506, 0.000000, -0.358506;
0.309895, 0.000000, -0.309895;
0.105339, 0.000000, -0.105339;
0.051515, 0.000000, -0.051515;
0.105339, 0.000000, -0.105339;
0.105339, 0.000000, -0.105339;
0.024178, 0.000000, -0.024178;
-0.059597, 0.000000, 0.059597;
-0.088125, 0.000000, 0.088125;
-0.003450, 0.000000, 0.003450;
0.078569, 0.000000, -0.078569;
-0.031375, 0.000000, 0.031375;
-0.088125, 0.000000, 0.088125;
-0.088125, 0.000000, 0.088125;
-0.146114, 0.000000, 0.146114;
-0.116965, 0.000000, 0.116965;
-0.116965, 0.000000, 0.116965;
-0.175583, 0.000000, 0.175583;
-0.205380, 0.000000, 0.205380;
-0.146114, 0.000000, 0.146114;
-0.088125, 0.000000, 0.088125;
-0.003450, 0.000000, 0.003450;
0.024178, 0.000000, -0.024178;
0.024178, 0.000000, -0.024178;
0.051515, 0.000000, -0.051515;
-0.031375, 0.000000, 0.031375;
0.024178, 0.000000, -0.024178;
0.024178, 0.000000, -0.024178;
-0.031375, 0.000000, 0.031375;
0.024178, 0.000000, -0.024178;
0.105339, 0.000000, -0.105339;
0.078569, 0.000000, -0.078569;
0.051515, 0.000000, -0.051515;
-0.059597, 0.000000, 0.059597;
-0.088125, 0.000000, 0.088125;
-0.088125, 0.000000, 0.088125;
-0.059597, 0.000000, 0.059597;
-0.088125, 0.000000, 0.088125;
-0.116965, 0.000000, 0.116965;
-0.088125, 0.000000, 0.088125;
-0.088125, 0.000000, 0.088125;
-0.088125, 0.000000, 0.088125;
-0.031375, 0.000000, 0.031375;
0.024178, 0.000000, -0.024178;
-0.003450, 0.000000, 0.003450;
-0.059597, 0.000000, 0.059597;
-0.235505, 0.000000, 0.235505;
-0.235505, 0.000000, 0.235505;
-0.146114, 0.000000, 0.146114;
-0.088125, 0.000000, 0.088125;
-0.088125, 0.000000, 0.088125;
-0.116965, 0.000000, 0.116965;
-0.146114, 0.000000, 0.146114;
-0.088125, 0.000000, 0.088125;
-0.088125, 0.000000, 0.088125;
-0.088125, 0.000000, 0.088125;
-0.088125, 0.000000, 0.088125;
-0.088125, 0.000000, 0.088125;
-0.116965, 0.000000, 0.116965;
-0.088125, 0.000000, 0.088125;
-0.088125, 0.000000, 0.088125;
-0.088125, 0.000000, 0.088125;
-0.116965, 0.000000, 0.116965;
-0.088125, 0.000000, 0.088125;
-0.116965, 0.000000, 0.116965;
-0.116965, 0.000000, 0.116965;
-0.088125, 0.000000, 0.088125;
-0.088125, 0.000000, 0.088125;
-0.088125, 0.000000, 0.088125;
-0.116965, 0.000000, 0.116965;
-0.088125, 0.000000, 0.088125;
-0.116965, 0.000000, 0.116965;
-0.116965, 0.000000, 0.116965;
-0.116965, 0.000000, 0.116965;
-0.088125, 0.000000, 0.088125;
];
close all
% t=0:0.05:10;
% plot(t,stepSUB(1:size(t,2),1)'+0.088)
% hold on
% plot(t,stepSUB(1:size(t,2),2)')
figure;
t=0:0.05:22;
plot(t,stairSUB(1:size(t,2),1)'+0.117)
hold on
plot(t,stairSUB(1:size(t,2),2)')
